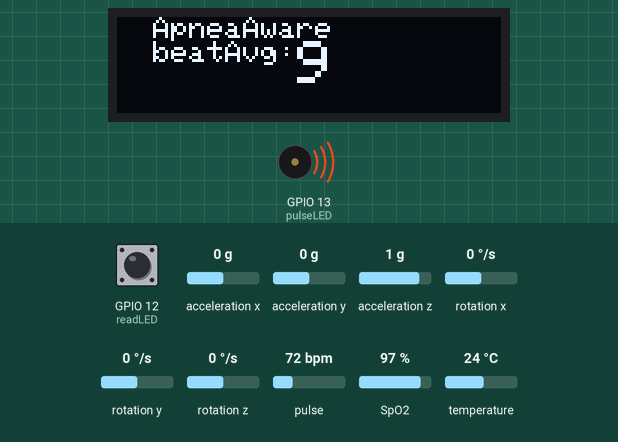
Recording of a sketch running on a simulated ESP32. Parts: 128×32 one-colour display, buzzer (waves = sounding). Inputs (shaded band) come from the test bench; at power-on: pulse 72 bpm, GPIO 12 (readLED) HIGH, acceleration x 0 g, acceleration y 0 g, acceleration z 1 g, rotation x 0 °/s, rotation y 0 °/s, rotation z 0 °/s, SpO2 97 %, temperature 24 °C. WiFi joins after 1.5 s; servers stay silent unless stated; the display library's start-up logo is not drawn; I2S audio is not simulated (input reads silence); what the sketch prints to the serial monitor is not drawn.

Above: at 4.3 s.
4.4 s: pulse set to 42 bpm
At 5.9 s:
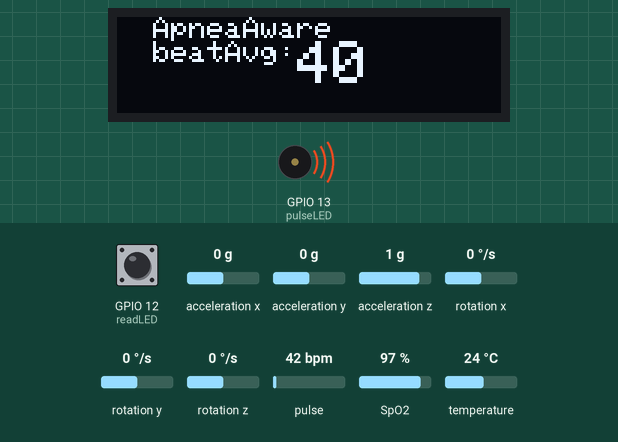
6.7 s: pulse set to 70 bpm
At 10.3 s:
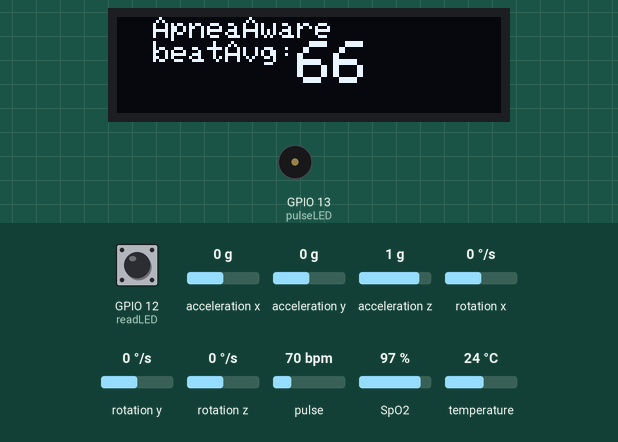
11.8 s: pulse set to 100 bpm
At 12.7 s:
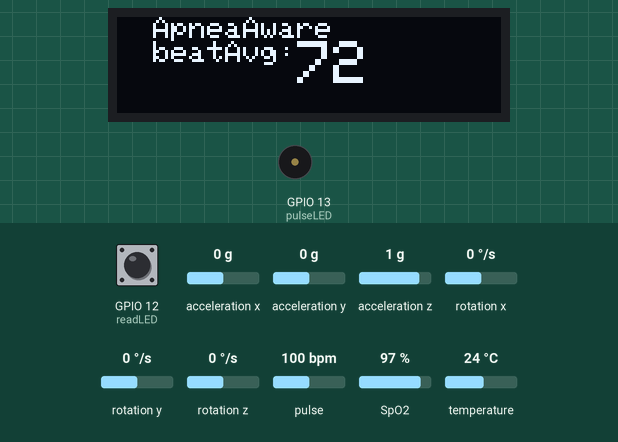
Timing chart, 0 to 14.8 s (numbered marks = the images above; inputs shaded):
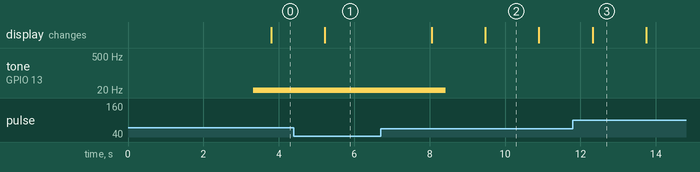

The sketch:

esp.ino
```cpp
#include <Arduino.h>
#include <WiFi.h>
#include <FirebaseESP32.h>
// Provide the token generation process info.
#include <addons/TokenHelper.h>
// Provide the RTDB payload printing info and other helper functions.
#include <addons/RTDBHelper.h>
/* 1. Define the WiFi credentials */
#define WIFI_SSID "Autobonics_4G"
#define WIFI_PASSWORD "autobonics@27"
// For the following credentials, see examples/Authentications/SignInAsUser/EmailPassword/EmailPassword.ino
/* 2. Define the API Key */
#define API_KEY "AIzaSyA7j8MMlF8Jzhf6QDROiplG29enaiEO_lc"
/* 3. Define the AIzaSyA7j8MMlF8Jzhf6QDROiplG29enaiEO_lc*/
#define DATABASE_URL "https://apneaaware-default-rtdb.firebaseio.com/"  //<databaseName>.firebaseio.com or <databaseName>.<region>.firebasedatabase.app
/* 4. Define the user Email and password that alreadey registerd or added in your project */
#define USER_EMAIL "device@gmail.com"
#define USER_PASSWORD "12345678"
// Define Firebase Data object
FirebaseData fbdo;
FirebaseAuth auth;
FirebaseConfig config;
unsigned long sendDataPrevMillis = 0;
// Variable to save USER UID
String uid;
//Databse
String path;

#include <Wire.h>
#include <WiFi.h>
#include "MAX30105.h"
#include "spo2_algorithm.h"
#include "heartRate.h"

#include <SPI.h>
#include <Wire.h>
#include <Adafruit_GFX.h>
#include <Adafruit_SSD1306.h>

#define SCREEN_WIDTH 128 // OLED display width, in pixels
#define SCREEN_HEIGHT 32 // OLED display height, in pixels

#define OLED_RESET     -1 // Reset pin # (or -1 if sharing Arduino reset pin)
#define SCREEN_ADDRESS 0x3C ///< See datasheet for Address; 0x3D for 128x64, 0x3C for 128x32

Adafruit_SSD1306 display(SCREEN_WIDTH, SCREEN_HEIGHT, &Wire, OLED_RESET);


MAX30105 particleSensor;

#define MAX_BRIGHTNESS 255

uint32_t irBuffer[100];   //infrared LED sensor data
uint32_t redBuffer[100];  //red LED sensor data

#define REPORTING_PERIOD_MS 1000  // frequency of updates sent to blynk app in ms
#define DIFFERENCE_PERIOD_MS 5000  // frequency of updates sent to blynk app in ms

// char auth[] = "";  // You should get Auth Token in the Blynk App.
// char ssid[] = "";  // Your WiFi credentials.
// char pass[] = "";

uint32_t tsLastReport = 0;  //stores the time the last update was sent to the blynk app
uint32_t diffLastReport = 0;  //stores the time the last update was sent to the blynk app

int32_t bufferLength;   //data length
int32_t spo2;           //SPO2 value
int8_t validSPO2;       //indicator to show if the SPO2 calculation is valid
int32_t heartRate;      //heart rate value calcualated as per Maxim's algorithm
int8_t validHeartRate;  //indicator to show if the heart rate calculation is valid

byte pulseLED = 13;  //onboard led on esp32 nodemcu
byte readLED = 12;   //Blinks with each data read

long lastBeat = 0;  //Time at which the last beat occurred

float beatsPerMinute;          //stores the BPM as per custom algorithm
int beatAvg = 0, sp02Avg = 0;  //stores the average BPM and SPO2
float ledBlinkFreq;      //stores the frequency to blink the pulseLED
int lastBeatAvg = 0, lastSp02Avg = 0;  //stores the average BPM and SPO2
int beatAvgDiff = 0, sp02AvgDiff = 0;  //stores the average BPM and SPO2


#include <Adafruit_MPU6050.h>

Adafruit_MPU6050 mpu;
float accX = 0;
float accY = 0;
float accZ = 0;
float gyroX = 0;
float gyroY = 0;
float gyroZ = 0;
//INM441 pre-setup

#include <driver/i2s.h>
#include <math.h>

// Connections to INMP441 I2S microphone
#define I2S_WS 27
#define I2S_SD 33
#define I2S_SCK 32
int dB = 0;

int callibrate = 110;
// Use I2S Processor 0
#define I2S_PORT I2S_NUM_0

// Define input buffer length
#define bufferLen 64
int16_t sBuffer[bufferLen];

// Reference sensitivity in dBFS (decibels Full Scale)
float referenceSensitivity = -26.0;

void i2s_install() {
  // Set up I2S Processor configuration
  const i2s_config_t i2s_config = {
    .mode = i2s_mode_t(I2S_MODE_MASTER | I2S_MODE_RX),
    .sample_rate = 44100,
    .bits_per_sample = i2s_bits_per_sample_t(16),
    .channel_format = I2S_CHANNEL_FMT_ONLY_LEFT,
    .communication_format = i2s_comm_format_t(I2S_COMM_FORMAT_STAND_I2S),
    .intr_alloc_flags = 0,
    .dma_buf_count = 8,
    .dma_buf_len = bufferLen,
    .use_apll = false
  };

  i2s_driver_install(I2S_PORT, &i2s_config, 0, NULL);
}

void i2s_setpin() {
  // Set I2S pin configuration
  const i2s_pin_config_t pin_config = {
    .bck_io_num = I2S_SCK,
    .ws_io_num = I2S_WS,
    .data_out_num = -1,
    .data_in_num = I2S_SD
  };

  i2s_set_pin(I2S_PORT, &pin_config);
}

void setup() {
  ledcSetup(0, 0, 8);          // PWM Channel = 0, Initial PWM Frequency = 0Hz, Resolution = 8 bits
  ledcAttachPin(pulseLED, 0);  //attach pulseLED pin to PWM Channel 0
  ledcWrite(0, 255);           //set PWM Channel Duty Cycle to 255

  Serial.begin(115200);

  Serial.print("Initializing Pulse Oximeter..");
   if (!display.begin(SSD1306_SWITCHCAPVCC, SCREEN_ADDRESS)) {
    Serial.println(F("SSD1306 allocation failed"));
    for (;;); // Don't proceed, loop forever9        //
   }
     display.display();


  // Clear the buffer
  display.clearDisplay();
  // Initialize sensor
  if (!particleSensor.begin(Wire, I2C_SPEED_FAST))  //Use default I2C port, 400kHz speed
  {
    Serial.println(F("MAX30105 was not found. Please check wiring/power."));
    while (1)
      ;
  }


  /*The following parameters should be tuned to get the best readings for IR and RED LED.
   *The perfect values varies depending on your power consumption required, accuracy, ambient light, sensor mounting, etc.
   *Refer Maxim App Notes to understand how to change these values
   *I got the best readings with these values for my setup. Change after going through the app notes.
   */
  byte ledBrightness = 50;  //Options: 0=Off to 255=50mA
  byte sampleAverage = 1;   //Options: 1, 2, 4, 8, 16, 32
  byte ledMode = 2;         //Options: 1 = Red only, 2 = Red + IR, 3 = Red + IR + Green
  byte sampleRate = 100;    //Options: 50, 100, 200, 400, 800, 1000, 1600, 3200
  int pulseWidth = 69;      //Options: 69, 118, 215, 411
  int adcRange = 4096;      //Options: 2048, 4096, 8192, 16384
                            //MPU6050 setup

  if (!mpu.begin()) {
    Serial.println("Failed to find MPU6050 chip");
    while (1) delay(10);
  }
  Serial.println("MPU6050 Found!");
  mpu.setAccelerometerRange(MPU6050_RANGE_8_G);
  mpu.setGyroRange(MPU6050_RANGE_500_DEG);
  mpu.setFilterBandwidth(MPU6050_BAND_5_HZ);


  //INM441 setup

  // Set up I2S
  i2s_install();
  i2s_setpin();
  i2s_start(I2S_PORT);

  delay(500);

  particleSensor.setup(ledBrightness, sampleAverage, ledMode, sampleRate, pulseWidth, adcRange);  //Configure sensor with these settings
  WiFi.begin(WIFI_SSID, WIFI_PASSWORD);
  Serial.print("Connecting to Wi-Fi");
  unsigned long ms = millis();
  while (WiFi.status() != WL_CONNECTED) {
    Serial.print(".");
    delay(300);
  }
  Serial.println();
  Serial.print("Connected with IP: ");
  Serial.println(WiFi.localIP());
  Serial.println();


  //FIREBASE
  Serial.printf("Firebase Client v%s\n\n", FIREBASE_CLIENT_VERSION);
  /* Assign the api key (required) */
  config.api_key = API_KEY;

  /* Assign the user sign in credentials */
  auth.user.email = USER_EMAIL;
  auth.user.password = USER_PASSWORD;

  /* Assign the RTDB URL (required) */
  config.database_url = DATABASE_URL;

  /* Assign the callback function for the long running token generation task */
  config.token_status_callback = tokenStatusCallback;  // see addons/TokenHelper.h

  // Limit the size of response payload to be collected in FirebaseData
  fbdo.setResponseSize(2048);

  Firebase.begin(&config, &auth);

  // Comment or pass false value when WiFi reconnection will control by your code or third party library
  Firebase.reconnectWiFi(true);

  Firebase.setDoubleDigits(5);

  config.timeout.serverResponse = 10 * 1000;

  // Getting the user UID might take a few seconds
  Serial.println("Getting User UID");
  while ((auth.token.uid) == "") {
    Serial.print('.');
    delay(1000);
  }
  // Print user UID
  uid = auth.token.uid.c_str();
  Serial.print("User UID: ");
  Serial.println(uid);

  path = "devices/" + uid + "/reading";
}


void updateData() {
  readAcceleration();
  readDB();
  FirebaseJson json;
  json.set("beatAvg", beatAvg);
  json.set("sp02Avg", sp02Avg);
  json.set("accX", accX);
  json.set("accY", accY);
  json.set("accZ", accZ);
  json.set("gyroX", gyroX);
  json.set("gyroY", gyroY);
  json.set("gyroZ", gyroZ);
  json.set("dB", dB);
  json.set("beatAvgDiff", beatAvgDiff);
  json.set("sp02AvgDiff", sp02AvgDiff);
  json.set(F("ts/.sv"), F("timestamp"));
  Serial.printf("Set data with timestamp... %s\n", Firebase.setJSON(fbdo, path.c_str(), json) ? fbdo.to<FirebaseJson>().raw() : fbdo.errorReason().c_str());
  Serial.println("");
}
void readAcceleration() {
  sensors_event_t accel, gyro, temp;
  mpu.getEvent(&accel, &gyro, &temp);

  accX = accel.acceleration.x;
  accY = accel.acceleration.y;
  accZ = accel.acceleration.z;
  gyroX = gyro.gyro.x;
  gyroY = gyro.gyro.y;
  gyroZ = gyro.gyro.z;
  Serial.print("Acceleration (X,Y,Z): ");
  Serial.print(accel.acceleration.x);
  Serial.print(", ");
  Serial.print(accel.acceleration.y);
  Serial.print(", ");
  Serial.print(accel.acceleration.z);
  Serial.println(" m/s^2");

  // Print gyroscope data
  Serial.print("Rotation (X,Y,Z): ");
  Serial.print(gyro.gyro.x);
  Serial.print(", ");
  Serial.print(gyro.gyro.y);
  Serial.print(", ");
  Serial.print(gyro.gyro.z);
  Serial.println(" rad/s");
}

void readDB() {
  size_t bytesIn = 0;
  esp_err_t result = i2s_read(I2S_PORT, &sBuffer, bufferLen, &bytesIn, portMAX_DELAY);

  if (result == ESP_OK) {
    // Read I2S data buffer
    int16_t samples_read = bytesIn / 2;  // Each sample is 2 bytes (16 bits)
    if (samples_read > 0) {
      float rms = 0;
      for (int16_t i = 0; i < samples_read; ++i) {
        rms += pow(sBuffer[i] / 32768.0, 2);  // Normalize and square each sample
      }
      rms = sqrt(rms / samples_read);  // Calculate RMS value

      // Calculate dB value based on RMS and reference sensitivity
      float decibelValue = 20 * log10(rms) + referenceSensitivity;
      dB = decibelValue + callibrate;
      // Print dB value to Serial
      Serial.println(dB);
    }
  }
}


  void loop() {
    bufferLength = 100;  //buffer length of 100 stores 4 seconds of samples running at 25sps

    //read the first 100 samples, and determine the signal range
    for (byte i = 0; i < bufferLength; i++) {
      while (particleSensor.available() == false)  //do we have new data?
        particleSensor.check();                    //Check the sensor for new data

      redBuffer[i] = particleSensor.getIR();
      irBuffer[i] = particleSensor.getRed();
      particleSensor.nextSample();  //We're finished with this sample so move to next sample

      Serial.print(F("red: "));
      Serial.print(redBuffer[i], DEC);
      Serial.print(F("\t ir: "));
      Serial.println(irBuffer[i], DEC);
    }

    //calculate heart rate and SpO2 after first 100 samples (first 4 seconds of samples)
    maxim_heart_rate_and_oxygen_saturation(irBuffer, bufferLength, redBuffer, &spo2, &validSPO2, &heartRate, &validHeartRate);

    //Continuously taking samples from MAX30102.  Heart rate and SpO2 are calculated every 1 second
    while (1) {
      // long irValue = particleSensor.getIR();
      // Blynk.run();
      //dumping the first 25 sets of samples in the memory and shift the last 75 sets of samples to the top
      for (byte i = 25; i < 100; i++) {
        redBuffer[i - 25] = redBuffer[i];
        irBuffer[i - 25] = irBuffer[i];
      }

      //take 25 sets of samples before calculating the heart rate.
      for (byte i = 75; i < 100; i++) {
        while (particleSensor.available() == false)  //do we have new data?
          particleSensor.check();                    //Check the sensor for new data

        digitalWrite(readLED, !digitalRead(readLED));  //Blink onboard LED with every data read

        redBuffer[i] = particleSensor.getRed();
        irBuffer[i] = particleSensor.getIR();
        particleSensor.nextSample();  //We're finished with this sample so move to next sample

        //send samples and calculation result to terminal program through UART
        //Uncomment these statements to view the raw data during calibration of sensor.
        //When uncommented, beatsPerMinute will be slightly off.
        /*Serial.print(F("red: "));
      Serial.print(redBuffer[i], DEC);
      Serial.print(F("\t ir: "));
      Serial.print(irBuffer[i], DEC);
      Serial.print(F("\t HR="));
      Serial.print(heartRate, DEC);
      Serial.print(F("\t"));
      Serial.print(beatAvg, DEC);

      Serial.print(F("\t HRvalid="));
      Serial.print(validHeartRate, DEC);

      Serial.print(F("\t SPO2="));
      Serial.print(spo2, DEC);

      Serial.print(F("\t SPO2Valid="));
      Serial.println(validSPO2, DEC);*/

        long irValue = irBuffer[i];

        //Calculate BPM independent of Maxim Algorithm.
        if (checkForBeat(irValue) == true) {
          //We sensed a beat!
          long delta = millis() - lastBeat;
          lastBeat = millis();

          beatsPerMinute = 60 / (delta / 1000.0);
          beatAvg = (beatAvg + beatsPerMinute) / 2;

          if (beatAvg != 0)
            ledBlinkFreq = (float)(60.0 / beatAvg);
          else
            ledBlinkFreq = 0;
          ledcWriteTone(0, ledBlinkFreq);
        }
        if (millis() - lastBeat > 10000) {
          beatsPerMinute = 0;
          beatAvg = (beatAvg + beatsPerMinute) / 2;

          if (beatAvg != 0)
            ledBlinkFreq = (float)(60.0 / beatAvg);
          else
            ledBlinkFreq = 0;
          ledcWriteTone(0, ledBlinkFreq);
        }
      }

      //After gathering 25 new samples recalculate HR and SP02
      maxim_heart_rate_and_oxygen_saturation(irBuffer, bufferLength, redBuffer, &spo2, &validSPO2, &heartRate, &validHeartRate);

      Serial.print(beatAvg, DEC);

      Serial.print(F("\t HRvalid="));
      Serial.print(validHeartRate, DEC);

      Serial.print(F("\t SPO2="));
      Serial.print(sp02Avg, DEC);

      Serial.print(F("\t SPO2Valid="));
      Serial.println(validSPO2, DEC);

      //Calculates average SPO2 to display smooth transitions on Blynk App
      if (validSPO2 == 1 && spo2 < 100 && spo2 > 0) {
        sp02Avg = (sp02Avg + spo2) / 2;
      } else {
        spo2 = 0;
        sp02Avg = (sp02Avg + spo2) / 2;
        ;
      }

      //Send Data to App at regular intervals
      if (millis() - tsLastReport > REPORTING_PERIOD_MS) {
        updateData();
        tsLastReport = millis();
        printDisplay(beatAvg);
      }

      if (millis() - diffLastReport > DIFFERENCE_PERIOD_MS) {
        beatAvgDiff = abs(lastBeatAvg-beatAvg);
        sp02AvgDiff = abs(lastSp02Avg-sp02Avg);
        lastBeatAvg = beatAvg;
        lastSp02Avg = sp02Avg;
        diffLastReport = millis();
      }
    }
  }

  void printDisplay(int value){
   display.clearDisplay();


  display.setTextSize(1);


  display.setTextColor(SSD1306_WHITE); // Draw white text
  display.setCursor(0, 0);     // Start at top-left corner
  display.cp437(true);         // Use full 256 char 'Code Page 437' font

  // Display "Hello, world!" with larger font size
  display.println("  ApneaAware");

  // Display the heartbeat average value with larger font size
  display.print("  beatAvg:");
  display.setTextSize(2);      // 2X scale

  display.println(value); // Print the heartbeat average value

  display.display();
}
```

Measured:
- after the input at 4.4 s, tone on GPIO 13 (pulseLED): stays 1 Hz (without the input it goes to silent after 1.5 s)
- after the input at 6.7 s, tone on GPIO 13 (pulseLED): 1 Hz → silent after 1.7 s; the display: first changes after 1.4 s (image 2 shows a later state)
- what the display in image 2 shows lasts 1.4 s, from 9.5 s to 10.9 s
